Frame 1 (no input): blank canvas, image omitted
Frame 60 (the mouse pressed at the canvas centre just before this capture): blank canvas, image omitted
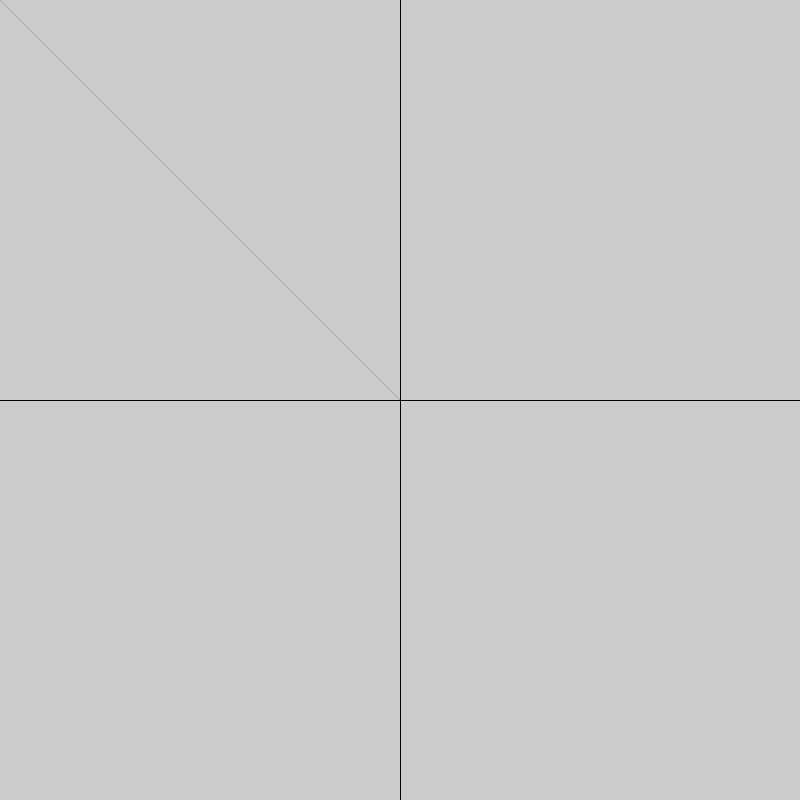
Frame 120 (the mouse held since frame 60 and released just before this capture)

The Processing sketch whose frames 1 and 60 were blank and that drew this single picture after the mouse press (run headless with seeded random() and noise(); from frame 60 on, the mouse is pressed at the canvas centre):

// Processing sketch: mouse_linea_lineas_medio
// ── mouse_linea_lineas_medio.pde
void setup(){
size(800,800);
}


void draw(){
       
  if (mousePressed){
    stroke(0,40);
     line (mouseX,mouseY,pmouseX,pmouseY);
     line (mouseX,mouseY,0,height/2);
     line (mouseX,mouseY,width/2,0);
     line (mouseX,mouseY,width,height/2);
     line (mouseX,mouseY,width/2,height);
    
     
     
  }
 

}
